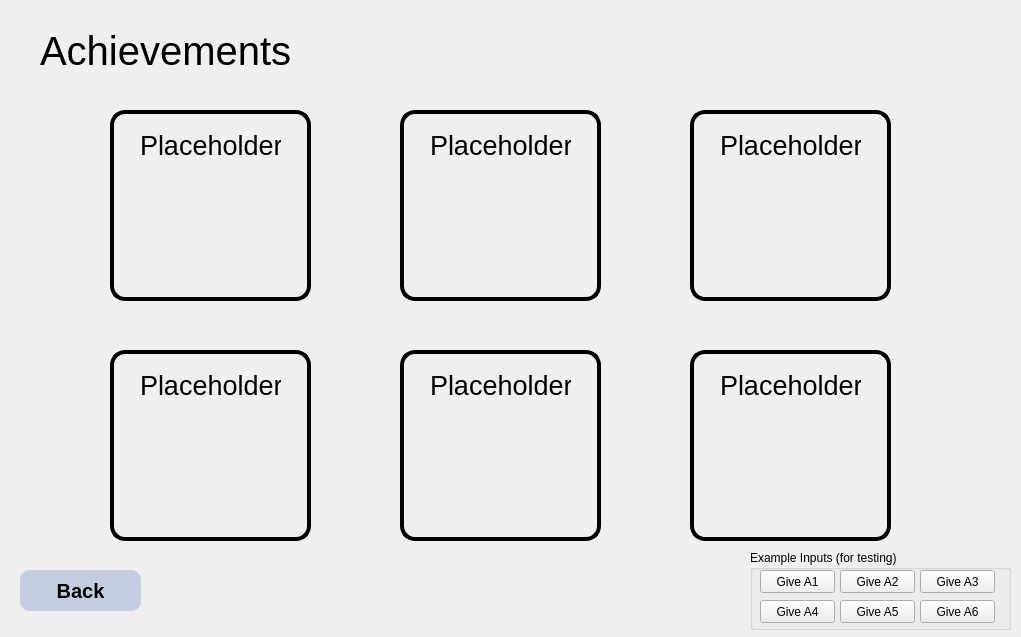
<?xml version="1.0" encoding="UTF-8"?>
<ui version="4.0">
 <class>AchievementPage</class>
 <widget class="QMainWindow" name="AchievementPage">
  <property name="geometry">
   <rect>
    <x>0</x>
    <y>0</y>
    <width>1021</width>
    <height>637</height>
   </rect>
  </property>
  <property name="minimumSize">
   <size>
    <width>1021</width>
    <height>637</height>
   </size>
  </property>
  <property name="maximumSize">
   <size>
    <width>1021</width>
    <height>637</height>
   </size>
  </property>
  <property name="windowTitle">
   <string>MainWindow</string>
  </property>
  <widget class="QWidget" name="centralwidget">
   <widget class="QFrame" name="frmAchievement1">
    <property name="geometry">
     <rect>
      <x>110</x>
      <y>110</y>
      <width>201</width>
      <height>191</height>
     </rect>
    </property>
    <property name="styleSheet">
     <string notr="true">border-color: rgb(0, 0, 0);
border-radius: 15px;
border-width: 4px;
border-style: solid;</string>
    </property>
    <property name="frameShape">
     <enum>QFrame::StyledPanel</enum>
    </property>
    <property name="frameShadow">
     <enum>QFrame::Raised</enum>
    </property>
    <widget class="QLabel" name="label_2">
     <property name="geometry">
      <rect>
       <x>30</x>
       <y>20</y>
       <width>141</width>
       <height>31</height>
      </rect>
     </property>
     <property name="font">
      <font>
       <pointsize>20</pointsize>
      </font>
     </property>
     <property name="styleSheet">
      <string notr="true">border-width: 0px</string>
     </property>
     <property name="text">
      <string>Placeholder</string>
     </property>
    </widget>
   </widget>
   <widget class="QLabel" name="label">
    <property name="geometry">
     <rect>
      <x>40</x>
      <y>30</y>
      <width>261</width>
      <height>41</height>
     </rect>
    </property>
    <property name="font">
     <font>
      <pointsize>30</pointsize>
     </font>
    </property>
    <property name="text">
     <string>Achievements</string>
    </property>
   </widget>
   <widget class="QPushButton" name="btnBack">
    <property name="geometry">
     <rect>
      <x>20</x>
      <y>570</y>
      <width>121</width>
      <height>41</height>
     </rect>
    </property>
    <property name="font">
     <font>
      <pointsize>15</pointsize>
      <weight>75</weight>
      <bold>true</bold>
     </font>
    </property>
    <property name="styleSheet">
     <string notr="true">background-color: rgb(197, 205, 224);
border-radius: 10px</string>
    </property>
    <property name="text">
     <string>Back</string>
    </property>
   </widget>
   <widget class="QFrame" name="frmAchievement4">
    <property name="geometry">
     <rect>
      <x>110</x>
      <y>350</y>
      <width>201</width>
      <height>191</height>
     </rect>
    </property>
    <property name="styleSheet">
     <string notr="true">border-color: rgb(0, 0, 0);
border-radius: 15px;
border-width: 4px;
border-style: solid;</string>
    </property>
    <property name="frameShape">
     <enum>QFrame::StyledPanel</enum>
    </property>
    <property name="frameShadow">
     <enum>QFrame::Raised</enum>
    </property>
    <widget class="QLabel" name="label_3">
     <property name="geometry">
      <rect>
       <x>30</x>
       <y>20</y>
       <width>141</width>
       <height>31</height>
      </rect>
     </property>
     <property name="font">
      <font>
       <pointsize>20</pointsize>
      </font>
     </property>
     <property name="styleSheet">
      <string notr="true">border-width: 0px</string>
     </property>
     <property name="text">
      <string>Placeholder</string>
     </property>
    </widget>
   </widget>
   <widget class="QFrame" name="frmAchievement2">
    <property name="geometry">
     <rect>
      <x>400</x>
      <y>110</y>
      <width>201</width>
      <height>191</height>
     </rect>
    </property>
    <property name="styleSheet">
     <string notr="true">border-color: rgb(0, 0, 0);
border-radius: 15px;
border-width: 4px;
border-style: solid;</string>
    </property>
    <property name="frameShape">
     <enum>QFrame::StyledPanel</enum>
    </property>
    <property name="frameShadow">
     <enum>QFrame::Raised</enum>
    </property>
    <widget class="QLabel" name="label_4">
     <property name="geometry">
      <rect>
       <x>30</x>
       <y>20</y>
       <width>141</width>
       <height>31</height>
      </rect>
     </property>
     <property name="font">
      <font>
       <pointsize>20</pointsize>
      </font>
     </property>
     <property name="styleSheet">
      <string notr="true">border-width: 0px</string>
     </property>
     <property name="text">
      <string>Placeholder</string>
     </property>
    </widget>
   </widget>
   <widget class="QFrame" name="frmAchievement3">
    <property name="geometry">
     <rect>
      <x>690</x>
      <y>110</y>
      <width>201</width>
      <height>191</height>
     </rect>
    </property>
    <property name="styleSheet">
     <string notr="true">border-color: rgb(0, 0, 0);
border-radius: 15px;
border-width: 4px;
border-style: solid;</string>
    </property>
    <property name="frameShape">
     <enum>QFrame::StyledPanel</enum>
    </property>
    <property name="frameShadow">
     <enum>QFrame::Raised</enum>
    </property>
    <widget class="QLabel" name="label_7">
     <property name="geometry">
      <rect>
       <x>30</x>
       <y>20</y>
       <width>141</width>
       <height>31</height>
      </rect>
     </property>
     <property name="font">
      <font>
       <pointsize>20</pointsize>
      </font>
     </property>
     <property name="styleSheet">
      <string notr="true">border-width: 0px</string>
     </property>
     <property name="text">
      <string>Placeholder</string>
     </property>
    </widget>
   </widget>
   <widget class="QFrame" name="frmAchievement6">
    <property name="geometry">
     <rect>
      <x>690</x>
      <y>350</y>
      <width>201</width>
      <height>191</height>
     </rect>
    </property>
    <property name="styleSheet">
     <string notr="true">border-color: rgb(0, 0, 0);
border-radius: 15px;
border-width: 4px;
border-style: solid;</string>
    </property>
    <property name="frameShape">
     <enum>QFrame::StyledPanel</enum>
    </property>
    <property name="frameShadow">
     <enum>QFrame::Raised</enum>
    </property>
    <widget class="QLabel" name="label_8">
     <property name="geometry">
      <rect>
       <x>30</x>
       <y>20</y>
       <width>141</width>
       <height>31</height>
      </rect>
     </property>
     <property name="font">
      <font>
       <pointsize>20</pointsize>
      </font>
     </property>
     <property name="styleSheet">
      <string notr="true">border-width: 0px</string>
     </property>
     <property name="text">
      <string>Placeholder</string>
     </property>
    </widget>
   </widget>
   <widget class="QFrame" name="frmAchievement5">
    <property name="geometry">
     <rect>
      <x>400</x>
      <y>350</y>
      <width>201</width>
      <height>191</height>
     </rect>
    </property>
    <property name="styleSheet">
     <string notr="true">border-color: rgb(0, 0, 0);
border-radius: 15px;
border-width: 4px;
border-style: solid;</string>
    </property>
    <property name="frameShape">
     <enum>QFrame::StyledPanel</enum>
    </property>
    <property name="frameShadow">
     <enum>QFrame::Raised</enum>
    </property>
    <widget class="QLabel" name="label_6">
     <property name="geometry">
      <rect>
       <x>30</x>
       <y>20</y>
       <width>141</width>
       <height>31</height>
      </rect>
     </property>
     <property name="font">
      <font>
       <pointsize>20</pointsize>
      </font>
     </property>
     <property name="styleSheet">
      <string notr="true">border-width: 0px</string>
     </property>
     <property name="text">
      <string>Placeholder</string>
     </property>
    </widget>
   </widget>
   <widget class="QGroupBox" name="groupBox">
    <property name="geometry">
     <rect>
      <x>750</x>
      <y>550</y>
      <width>261</width>
      <height>80</height>
     </rect>
    </property>
    <property name="title">
     <string>Example Inputs (for testing)</string>
    </property>
    <widget class="QPushButton" name="btnAchievement1">
     <property name="geometry">
      <rect>
       <x>10</x>
       <y>20</y>
       <width>75</width>
       <height>23</height>
      </rect>
     </property>
     <property name="text">
      <string>Give A1</string>
     </property>
    </widget>
    <widget class="QPushButton" name="btnAchievement2">
     <property name="geometry">
      <rect>
       <x>90</x>
       <y>20</y>
       <width>75</width>
       <height>23</height>
      </rect>
     </property>
     <property name="text">
      <string>Give A2</string>
     </property>
    </widget>
    <widget class="QPushButton" name="btnAchievement3">
     <property name="geometry">
      <rect>
       <x>170</x>
       <y>20</y>
       <width>75</width>
       <height>23</height>
      </rect>
     </property>
     <property name="text">
      <string>Give A3</string>
     </property>
    </widget>
    <widget class="QPushButton" name="btnAchievement4">
     <property name="geometry">
      <rect>
       <x>10</x>
       <y>50</y>
       <width>75</width>
       <height>23</height>
      </rect>
     </property>
     <property name="text">
      <string>Give A4</string>
     </property>
    </widget>
    <widget class="QPushButton" name="btnAchievement5">
     <property name="geometry">
      <rect>
       <x>90</x>
       <y>50</y>
       <width>75</width>
       <height>23</height>
      </rect>
     </property>
     <property name="text">
      <string>Give A5</string>
     </property>
    </widget>
    <widget class="QPushButton" name="btnAchievement6">
     <property name="geometry">
      <rect>
       <x>170</x>
       <y>50</y>
       <width>75</width>
       <height>23</height>
      </rect>
     </property>
     <property name="text">
      <string>Give A6</string>
     </property>
    </widget>
   </widget>
  </widget>
 </widget>
 <resources/>
 <connections/>
</ui>
